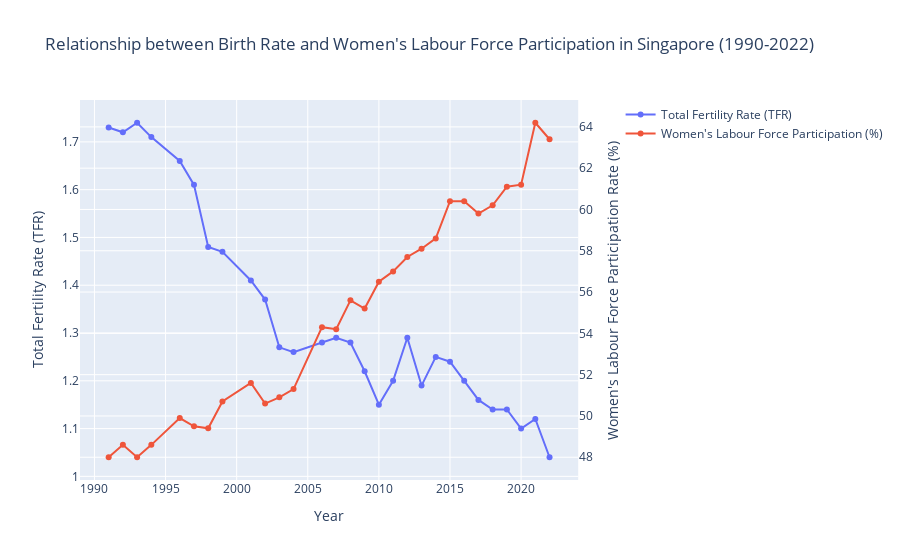

The notebook cell this image was saved under:
### Markdown cell above
We will now use a dual-axis line chart to show how both the Total Fertility Rate and Women's Labour Force Participation Rate have changed over time.

### Code cell
# create figure with secondary y-axis (help from AI to figure this bit out)
fig = make_subplots(specs=[[{"secondary_y": True}]])

fig.add_trace(
    go.Scatter(x=merge_df['Year'], y=merge_df['TFR'], name="Total Fertility Rate (TFR)", mode='lines+markers'),
    secondary_y=False,
)

fig.add_trace(
    go.Scatter(x=merge_df['Year'], y=merge_df['Female_LFPR'], name="Women's Labour Force Participation (%)", mode='lines+markers'),
    secondary_y=True,
)

# adding title
fig.update_layout(
    title_text="Relationship between Birth Rate and Women's Labour Force Participation in Singapore (1990-2022)"
)

# setting x-axis title
fig.update_xaxes(title_text="Year")

# setting y-axes titles
fig.update_yaxes(title_text="Total Fertility Rate (TFR)", secondary_y=False)
fig.update_yaxes(title_text="Women's Labour Force Participation Rate (%)", secondary_y=True)

fig.show()

### Figure 1 — Plotly figure (JSON) as saved in the notebook; plotly's stock layout.template omitted (floating-point values rounded to 4 significant figures)
{"data": [{"mode": "lines+markers", "name": "Total Fertility Rate (TFR)", "type": "scatter", "x": [1991, 1992, 1993, 1994, 1996, 1997, 1998, 1999, 2001, 2002, 2003, 2004, 2006, 2007, 2008, 2009, 2010, 2011, 2012, 2013, 2014, 2015, 2016, 2017, 2018, 2019, 2020, 2021, 2022], "xaxis": "x", "y": [1.73, 1.72, 1.74, 1.71, 1.66, 1.61, 1.48, 1.47, 1.41, 1.37, 1.27, 1.26, 1.28, 1.29, 1.28, 1.22, 1.15, 1.2, 1.29, 1.19, 1.25, 1.24, 1.2, 1.16, 1.14, 1.14, 1.1, 1.12, 1.04], "yaxis": "y"}, {"mode": "lines+markers", "name": "Women's Labour Force Participation (%)", "type": "scatter", "x": [1991, 1992, 1993, 1994, 1996, 1997, 1998, 1999, 2001, 2002, 2003, 2004, 2006, 2007, 2008, 2009, 2010, 2011, 2012, 2013, 2014, 2015, 2016, 2017, 2018, 2019, 2020, 2021, 2022], "xaxis": "x", "y": [48.0, 48.6, 48.0, 48.6, 49.9, 49.5, 49.4, 50.7, 51.6, 50.6, 50.9, 51.3, 54.3, 54.2, 55.6, 55.2, 56.5, 57.0, 57.7, 58.1, 58.6, 60.4, 60.4, 59.8, 60.2, 61.1, 61.2, 64.2, 63.4], "yaxis": "y2"}], "layout": {"title": {"text": "Relationship between Birth Rate and Women's Labour Force Participation in Singapore (1990-2022)"}, "xaxis": {"anchor": "y", "domain": [0, 0.94], "title": {"text": "Year"}}, "yaxis": {"anchor": "x", "domain": [0, 1], "title": {"text": "Total Fertility Rate (TFR)"}}, "yaxis2": {"anchor": "x", "overlaying": "y", "side": "right", "title": {"text": "Women's Labour Force Participation Rate (%)"}}}}
